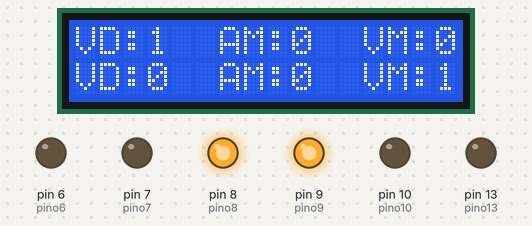
A sketch run on a simulated Arduino Uno, built with avr-gcc and run on an emulated ATmega328P. On the bench: 16×2 character LCD, output pins drawn as LEDs (lit = HIGH).

Above: at 0.1 s.
At 4.1 s:
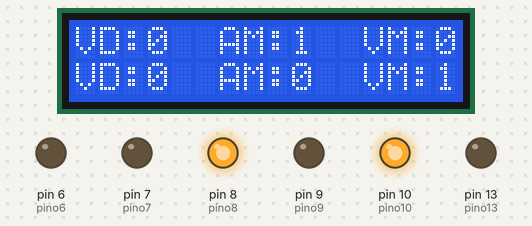
At 6.1 s:
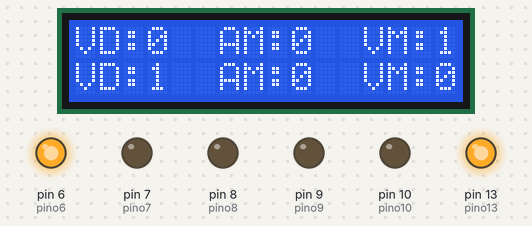
At 9.1 s:
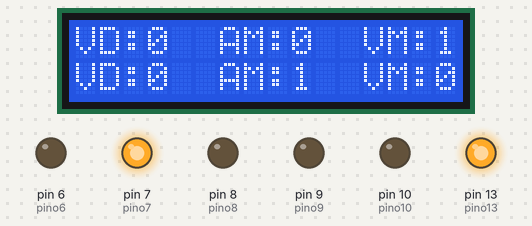
Timing chart, 0 to 128.6 s (numbered marks = the images above):
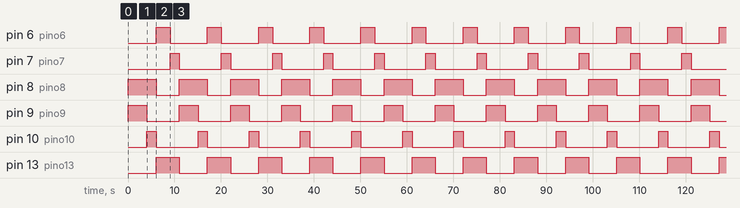

The sketch:

circuit-code.ino
```cpp
#include<LiquidCrystal.h>
int pino6 = 6;
int pino7 = 7;
int pino8 = 8;
int pino9 = 9;
int pino10 = 10;
int pino13 = 13;

LiquidCrystal lcd (12, 11, 5, 4, 3, 2);

void setup()
{
 pinMode(pino6, OUTPUT);
 pinMode(pino7, OUTPUT);
 pinMode(pino8, OUTPUT);
 pinMode(pino9, OUTPUT);
 pinMode(pino10, OUTPUT);
 pinMode(pino13, OUTPUT);
 lcd.begin(16,2);
 lcd.setCursor(0,0);
 lcd.print("VD:0  AM:0  VM:0  ");
 lcd.setCursor(0,1);
 lcd.print("VD:0  AM:0  VM:0  ");
}

void loop() {

 digitalWrite(pino9,HIGH); //liga verde 1
 lcd.setCursor(3,0);
 lcd.print("1");

 digitalWrite(pino8,HIGH); //liga vermelho 2
 lcd.setCursor(15,1);
 lcd.print("1");
 delay(4000);

 digitalWrite(pino9,LOW); //desliga verde 1
 lcd.setCursor(3,0);
 lcd.print("0");

 digitalWrite(pino10,HIGH); //liga amarelo 1
 lcd.setCursor(9,0);
 lcd.print("1");
 delay(2000);

 digitalWrite(pino10,LOW); //desliga amarelo 1
 lcd.setCursor(9,0);
 lcd.print("0");

 digitalWrite(pino13,HIGH); //liga vermelho 1
 lcd.setCursor(15,0);
 lcd.print("1");

 digitalWrite(pino8,LOW); //desliga vermelho 2
 lcd.setCursor(15,1);
 lcd.print("0");

 digitalWrite(pino6,HIGH); //liga verde 2
 lcd.setCursor(3,1);
 lcd.print("1");
 delay(3000);

 digitalWrite(pino6,LOW); //desliga verde 2
 lcd.setCursor(3,1);
 lcd.print("0");

 digitalWrite(pino7,HIGH); //liga amarelo 2
 lcd.setCursor(9,1);
 lcd.print("1");
 delay(2000);

 digitalWrite(pino7,LOW); //desliga amarelo 2
 lcd.setCursor(9,1);
 lcd.print("0");

 digitalWrite(pino13,LOW); //desliga vermelho 1
 lcd.setCursor(15,0);
 lcd.print("0");


}
```

Measured:
- by itself, pin 6 (pino6): alternates HIGH for 3.0 s and LOW for 8.0 s
- by itself, pin 7 (pino7), pin 10 (pino10): alternates HIGH for 2.0 s and LOW for 9.0 s
- by itself, pin 8 (pino8): alternates HIGH for 6.0 s and LOW for 5.0 s
- by itself, pin 9 (pino9): alternates HIGH for 4.0 s and LOW for 7.0 s
- by itself, pin 13 (pino13): alternates HIGH for 5.0 s and LOW for 6.0 s
- what the display in image 1 shows lasts 2.0 s, from 4.1 s to 6.1 s
- what the display in image 2 shows lasts 3.0 s, from 6.1 s to 9.1 s
